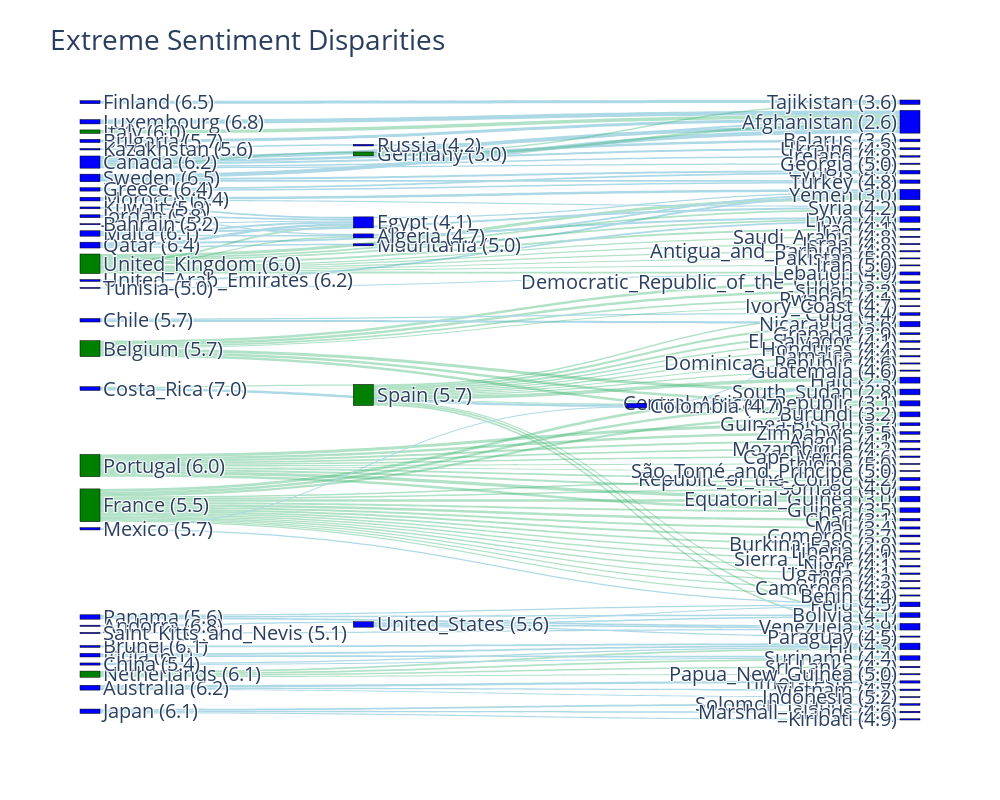

The code cell stored with this chart in its notebook:
### Code cell
# Sankey diagram to visualize extreme sentiment disparities within communities
import plotly.graph_objects as go

def plot_sankey_disparities(df):
    # Prepare data for Sankey diagram
    labels = []
    source_indices = []
    target_indices = []
    values = []
    node_colors = []
    link_colors = []
    # List of countries to color differently
    special_countries = [
        "United_Kingdom", "France", "Spain", "Portugal", "Belgium", "Netherlands", "Germany", "Italy"
    ]
    # Assign colors
    special_color = "green"
    default_color = "blue"
    special_link_color = "rgba(60, 179, 113, 0.4)"  # semi-transparent green
    default_link_color = "lightblue"
    default_link_color = "lightblue"

    for _, row in df.iterrows():
        happy_label = f"{row['Happy_Country']} ({row['Happy_Score']})"
        sad_label = f"{row['Sad_Country']} ({row['Sad_Score']})"

        # Add happy country node
        if happy_label not in labels:
            labels.append(happy_label)
            country_name = row['Happy_Country']
            if country_name in special_countries:
                node_colors.append(special_color)
            else:
                node_colors.append(default_color)
        # Add sad country node
        if sad_label not in labels:
            labels.append(sad_label)
            country_name = row['Sad_Country']
            if country_name in special_countries:
                node_colors.append(special_color)
            else:
                node_colors.append(default_color)

        source_idx = labels.index(happy_label)
        target_idx = labels.index(sad_label)

        source_indices.append(source_idx)
        target_indices.append(target_idx)
        values.append(row['Abs_Difference'])

        # If either country is special, color the link as special
        if row['Happy_Country'] in special_countries or row['Sad_Country'] in special_countries:
            link_colors.append(special_link_color)
        else:
            link_colors.append(default_link_color)

    # Create Sankey diagram
    fig = go.Figure(data=[go.Sankey(
        node=dict(
            pad=15,
            thickness=20,
            line=dict(color="black", width=0.5),
            label=labels,
            color=node_colors
        ),
        link=dict(
            source=source_indices,
            target=target_indices,
            value=values,
            color=link_colors
        )
    )])

    fig.update_layout(
        title_text="Extreme Sentiment Disparities",
        font_size=20,
        width=1000,
        height=800
    )

    # Save as jpg
    fig.show()


# Plot the Sankey diagram for extreme sentiment disparities
plot_sankey_disparities(df_disparity)

### Figure 1 — Plotly figure (JSON) as saved in the notebook; plotly's stock layout.template omitted (floating-point values rounded to 4 significant figures; data arrays with more than 128 entries replaced by an {"elided": "..."} marker saying what was removed)
{"data": [{"link": {"color": {"elided": "129 str values"}, "source": {"elided": "129 int values"}, "target": {"elided": "129 int values"}, "value": {"elided": "129 float values"}}, "node": {"color": ["blue", "blue", "blue", "blue", "green", "blue", "green", "blue", "green", "blue", "green", "blue", "green", "blue", "blue", "blue", "blue", "green", "blue", "blue", "blue", "blue", "blue", "blue", "blue", "blue", "blue", "blue", "green", "blue", "blue", "blue", "blue", "blue", "blue", "blue", "blue", "blue", "blue", "blue", "blue", "blue", "blue", "blue", "blue", "blue", "blue", "blue", "blue", "green", "blue", "blue", "blue", "blue", "blue", "blue", "blue", "blue", "blue", "blue", "blue", "blue", "blue", "blue", "blue", "blue", "blue", "blue", "blue", "blue", "blue", "blue", "blue", "blue", "blue", "blue", "blue", "blue", "blue", "blue", "blue", "blue", "blue", "blue", "blue", "blue", "blue", "blue", "blue", "blue", "blue", "blue", "blue", "blue", "blue", "blue", "blue", "blue", "blue", "blue", "blue", "blue", "blue", "blue", "blue", "blue", "blue", "blue", "blue", "blue"], "label": ["Luxembourg (6.8)", "Afghanistan (2.6)", "Sweden (6.5)", "Canada (6.2)", "Spain (5.7)", "Haiti (2.3)", "Italy (6.0)", "Bulgaria (5.7)", "Portugal (6.0)", "Equatorial_Guinea (3.0)", "United_Kingdom (6.0)", "Yemen (3.0)", "Belgium (5.7)", "South_Sudan (2.8)", "Finland (6.5)", "Tajikistan (3.6)", "Guinea-Bissau (3.2)", "France (5.5)", "Belarus (3.6)", "Central_African_Republic (3.1)", "Burundi (3.2)", "Democratic_Republic_of_the_Congo (3.2)", "Sudan (3.2)", "Zimbabwe (3.5)", "Guinea (3.5)", "Colombia (4.7)", "Morocco (5.4)", "Chad (3.1)", "Germany (5.0)", "Qatar (6.4)", "Egypt (4.1)", "Costa_Rica (7.0)", "Australia (6.2)", "Timor-Leste (4.0)", "Nicaragua (3.6)", "Chile (5.7)", "Mali (3.4)", "Lebanon (4.0)", "Malta (6.1)", "Somalia (4.0)", "Libya (4.4)", "Mauritania (5.0)", "Ukraine (4.3)", "Iraq (4.1)", "Angola (4.1)", "Syria (4.2)", "Kuwait (5.9)", "Grenada (3.9)", "Venezuela (3.9)", "Netherlands (6.1)", "Fiji (4.3)", "Mozambique (4.2)", "Republic_of_the_Congo (4.2)", "Comoros (3.7)", "India (6.1)", "Cyprus (4.7)", "Brunei (6.1)", "United_Arab_Emirates (6.2)", "Jordan (5.8)", "Algeria (4.7)", "Burkina_Faso (3.8)", "Turkey (4.8)", "Greece (6.4)", "Panama (5.6)", "United_States (5.6)", "Suriname (4.4)", "Rwanda (4.1)", "Bolivia (4.1)", "El_Salvador (4.1)", "Russia (4.2)", "Japan (6.1)", "Solomon_Islands (4.5)", "Vietnam (4.7)", "Liberia (4.0)", "Marshall_Islands (4.6)", "Cape_Verde (4.6)", "Ireland (4.8)", "Sierra_Leone (4.1)", "Niger (4.1)", "Uganda (4.1)", "Kazakhstan (5.6)", "Sri_Lanka (4.7)", "Togo (4.2)", "Honduras (4.4)", "Jamaica (4.4)", "Cuba (4.4)", "Saudi_Arabia (4.8)", "Israel (4.8)", "Mexico (5.7)", "Peru (4.5)", "Andorra (6.8)", "Antigua_and_Barbuda (4.8)", "Georgia (5.0)", "Cameroon (4.3)", "Saint_Kitts_and_Nevis (5.1)", "Kiribati (4.9)", "Dominican_Republic (4.6)", "China (5.4)", "Guatemala (4.6)", "Bahrain (5.2)", "Benin (4.4)", "Papua_New_Guinea (5.0)", "Paraguay (4.5)", "Pakistan (5.0)", "Iran (5.0)", "Ivory_Coast (4.7)", "Tunisia (5.0)", "Ethiopia (5.0)", "São_Tomé_and_Príncipe (5.0)", "Indonesia (5.2)"], "line": {"color": "black", "width": 0.5}, "pad": 15, "thickness": 20}, "type": "sankey"}], "layout": {"font": {"size": 20}, "height": 800, "title": {"text": "Extreme Sentiment Disparities"}, "width": 1000}}
